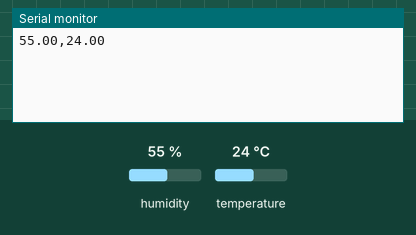
A sketch run on a simulated Arduino Uno, built with avr-gcc and run on an emulated ATmega328P. Shown: the last lines printed to the serial monitor. Inputs (shaded band) come from the test bench; at power-on: humidity 55 %, temperature 24 °C.

Above: at 2.2 s.
2.3 s: humidity set to 22 %
At 7.3 s:
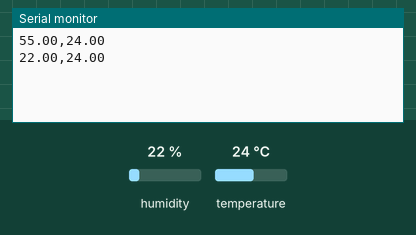
8.3 s: temperature set to 12 °C
At 12.0 s:
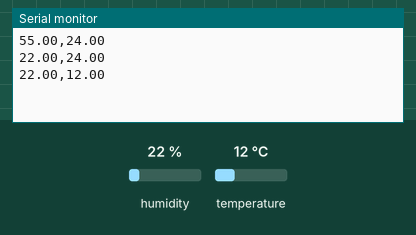
14.3 s: humidity set to 40 %
At 16.6 s:
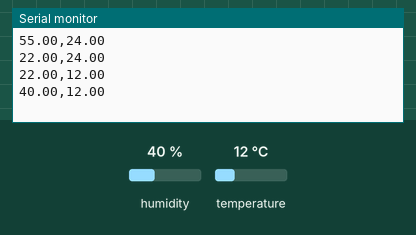
Timing chart, 0 to 18.1 s (numbered marks = the images above; inputs shaded):
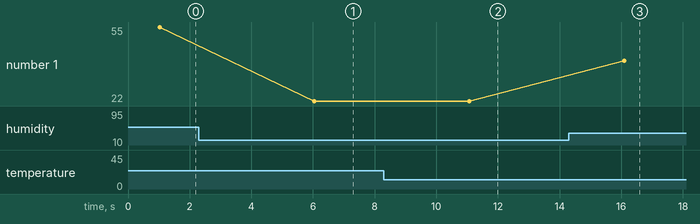

The sketch:

dht_data_sampling.ino
```cpp
#include "dht.h"
#define dht_pin 2 // The Analog or Digital Pin that the sensor is connected to.

dht DHT;

void setup() {

  Serial.begin(9600);
  delay(1000); // Wait before accessing Sensor.

} // end "setup()"

void loop() {
  // Start of Program.

    DHT.read11(dht_pin);

    Serial.print(DHT.humidity);
    Serial.print(",");
    Serial.print(DHT.temperature);
    Serial.println();

    delay(5000); // Wait 5 seconds before accessing sensor again.

  // Fastest should be once every two seconds.

} // end loop() 
```

Measured:
- after the input at 2.3 s, the serial monitor: prints a new line after 3.7 s (image 1)
- after the input at 8.3 s, the serial monitor: prints a new line after 2.8 s (image 2)
- after the input at 14.3 s, the serial monitor: prints a new line after 1.8 s (image 3)
- plotted number 1: 55 → 22 after the input at 2.3 s, 22 → 40 after the input at 14.3 s
